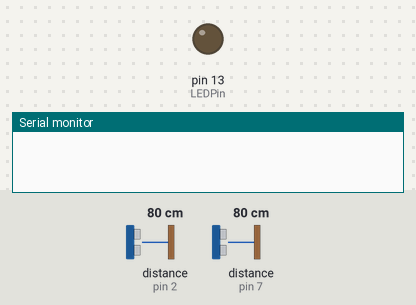
A sketch run on a simulated Arduino Uno, built with avr-gcc and run on an emulated ATmega328P. Shown: output pins drawn as LEDs (lit = HIGH), the last lines printed to the serial monitor. Wiring (inferred from the names in the program): 2 × ultrasonic range finder: trigger pin 3, echo pin 2 / trigger pin 8, echo pin 7. Dashed ring = blinking. The inputs (shaded band) are chosen by the test bench; at power-on: distance to the obstacle (sensors on pin 2, pin 7) 80 cm. The echo pulse lasts 58.3 µs per cm; pins used as bus, display or sensor lines are not drawn.

Above: at 1.2 s.
1.3 s: distance to the obstacle (sensor on pin 2) set to 197 cm
2.8 s: distance to the obstacle (sensor on pin 2) set to 203 cm
At 2.95 s:
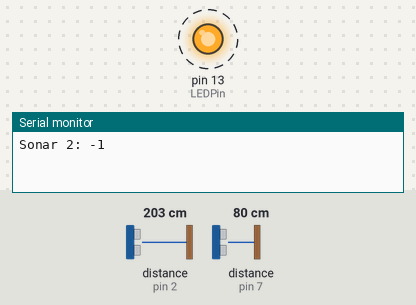
5.8 s: distance to the obstacle (sensor on pin 2) set to 2 cm
At 6.7 s:
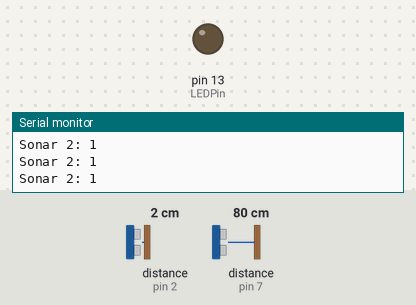
10.3 s: distance to the obstacle (sensor on pin 7) set to 197 cm
11.8 s: distance to the obstacle (sensor on pin 7) set to 202 cm
At 12.12 s:
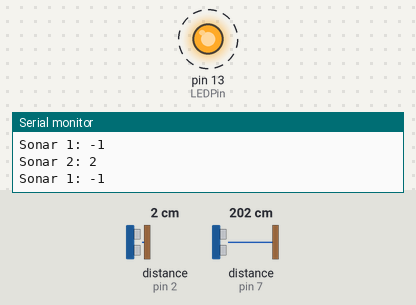
Timing chart, 0 to 15.8 s (numbered marks = the images above; inputs shaded):
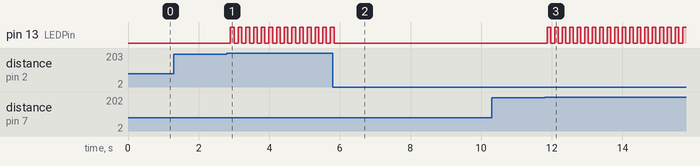

Measured:
- the behaviour switches between 199 and 200 cm on distance to the obstacle (sensor on pin 2) (found by bisection; images 0 and 1)
- the behaviour switches between 199 and 200 cm on distance to the obstacle (sensor on pin 7) (found by bisection; images 2 and 3)
- after the input at 1.3 s, every drawn part: stays the same
- after the input at 2.8 s, pin 13 (LEDPin): alternates HIGH for 0.11 s and LOW for 0.11 s, starting after 0.10 s
- after the input at 5.8 s, pin 13 (LEDPin): goes on until 5.8 s, then stays LOW
- after the input at 11.8 s, pin 13 (LEDPin): alternates HIGH for 0.10 s and LOW for 0.11 s, starting after 0.06 s

The sketch:

SonarCode.ino
```cpp
/*
HC-SR04 Ping distance sensor:
VCC to arduino 5v
GND to arduino GND
Echo to Arduino pin 7
Trig to Arduino pin 8

This sketch originates from Virtualmix: http://goo.gl/kJ8Gl
Has been modified by Winkle ink here: http://winkleink.blogspot.com.au/2012/05/arduino-hc-sr04-ultrasonic-distance.html
And modified further by ScottC here: http://arduinobasics.blogspot.com.au/2012/11/arduinobasics-hc-sr04-ultrasonic-sensor.html
on 10 Nov 2012.
*/


#define echoPin1 7 // Echo Pin
#define trigPin1 8 // Trigger Pin
#define echoPin2 2
#define trigPin2 3
#define LEDPin 13 // Onboard LED

int maximumRange = 200; // Maximum range needed
int minimumRange = 0; // Minimum range needed
long duration1, duration2, distance1, distance2; // Duration used to calculate distance

void setup() {
    Serial.begin (9600);
    pinMode(trigPin1, OUTPUT);
    pinMode(echoPin1, INPUT);
    pinMode(trigPin2, OUTPUT);
    pinMode(echoPin2, INPUT);
    pinMode(LEDPin, OUTPUT); // Use LED indicator (if required)
}

void loop() {
    /* The following trigPin/echoPin cycle is used to determine the
    distance of the nearest object by bouncing soundwaves off of it. */
    digitalWrite(trigPin1, LOW);
    delayMicroseconds(2);

    digitalWrite(trigPin1, HIGH);
    delayMicroseconds(10);

    digitalWrite(trigPin1, LOW);
    duration1 = pulseIn(echoPin1, HIGH);

    //Calculate the distance (in cm) based on the speed of sound.
    distance1 = duration1/58.2;

    if (distance1 >= maximumRange || distance1 <= minimumRange){
        /* Send a negative number to computer and Turn LED ON
        to indicate "out of range" */
        Serial.println("Sonar 1: -1");
        digitalWrite(LEDPin, HIGH);
    }
    else {
        /* Send the distance to the computer using Serial protocol, and
        turn LED OFF to indicate successful reading. */
        if(distance1 < 70)
        {
            Serial.print("Sonar 1: ");
            Serial.println(distance1);
        }
        digitalWrite(LEDPin, LOW);
    }

    delay(100);

    digitalWrite(trigPin2, LOW);
    delayMicroseconds(2);

    digitalWrite(trigPin2, HIGH);
    delayMicroseconds(10);

    digitalWrite(trigPin2, LOW);
    duration2 = pulseIn(echoPin2, HIGH);

    distance2 = duration2/58.2;

    if (distance2 >= maximumRange || distance2 <= minimumRange){
        /* Send a negative number to computer and Turn LED ON
        to indicate "out of range" */
        Serial.println("Sonar 2: -1");
        digitalWrite(LEDPin, HIGH);
    }
    else {
        /* Send the distance to the computer using Serial protocol, and
        turn LED OFF to indicate successful reading. */
        if(distance2 < 70)
        {
            Serial.print("Sonar 2: ");
            Serial.println(distance2);
        }
        digitalWrite(LEDPin, LOW);
    }

    //Delay 50ms before next reading.
    delay(100);
}
```
